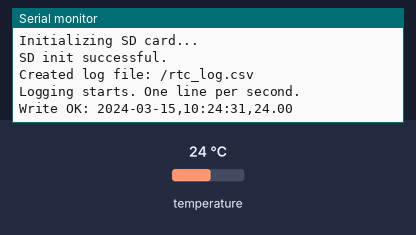
Bench run of a sketch on a simulated ESP32. Parts: the last lines printed to the serial monitor. The inputs (shaded band) are chosen by the test bench; at power-on: temperature 24 °C. The local clock reads 2024-03-15 10:24:30 at power-on unless the sketch sets it; storage starts empty.

Above: at 1.5 s.
1.6 s: temperature set to 12 °C
At 2.8 s:
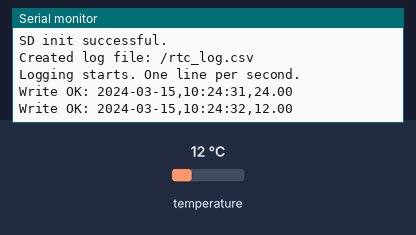
3.1 s: temperature set to 19 °C
At 3.1 s:
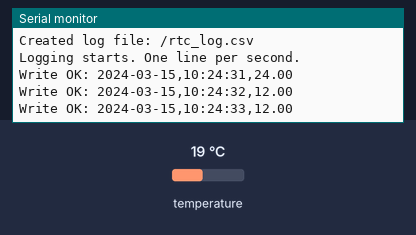
Timing chart, 0 to 6.1 s (numbered marks = the images above; inputs shaded):
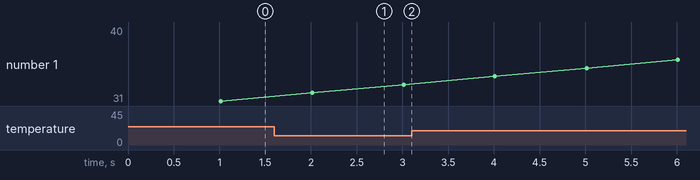

The sketch:

RTC_TO_SD_LOG.ino
```cpp
// ESP32 + DS3231 -> SD card logger
// Logs real-time timestamp and temperature from DS3231 to /rtc_log.csv on SD
// Pins used to match your project:
//   I2C: SDA=18, SCL=19
//   SD (custom SPI): CS=5, SCK=17, MOSI=21, MISO=25
// Serial Monitor: 115200 baud
// Library: Adafruit RTClib (install via Library Manager)

#include <Arduino.h>
#include <Wire.h>
#include <RTClib.h>
#include <SPI.h>
#include <SD.h>

// I2C pins (match project)
static const int I2C_SDA = 18;
static const int I2C_SCL = 19;

// SD pins (match project working mapping)
static const int SD_CS   = 5;   // CS
static const int SD_SCK  = 17;  // SCK
static const int SD_MOSI = 21;  // MOSI
static const int SD_MISO = 25;  // MISO

RTC_DS3231 rtc;

const char* LOG_FILE = "/rtc_log.csv";

// Append one CSV line to the log file
static bool appendCSV(const String &line) {
  File f = SD.open(LOG_FILE, FILE_WRITE);
  if (!f) {
    Serial.println("Failed to open log file for write");
    return false;
  }
  f.seek(f.size());
  f.println(line);
  f.close();
  return true;
}

// Format a DateTime to YYYY-MM-DD,HH:MM:SS
static String formatTimestamp(const DateTime &dt) {
  char buf[24];
  snprintf(buf, sizeof(buf), "%04d-%02d-%02d,%02d:%02d:%02d",
           dt.year(), dt.month(), dt.day(), dt.hour(), dt.minute(), dt.second());
  return String(buf);
}

void setup() {
  Serial.begin(115200);
  delay(300);
  Serial.println("\n--- RTC to SD Logger ---");

  // Start I2C
  Wire.begin(I2C_SDA, I2C_SCL);

  // Start RTC
  if (!rtc.begin()) {
    Serial.println("ERROR: DS3231 not found. Check wiring: SDA=18, SCL=19, VCC=3.3V, GND.");
    return;
  }

  if (rtc.lostPower()) {
    Serial.println("RTC lost power, setting time to compile time.");
    rtc.adjust(DateTime(F(__DATE__), F(__TIME__)));
  }

  // Prepare SPI and SD
  pinMode(SD_CS, OUTPUT);
  digitalWrite(SD_CS, HIGH);
  SPI.begin(SD_SCK, SD_MISO, SD_MOSI, SD_CS);

  Serial.println("Initializing SD card...");
  if (!SD.begin(SD_CS, SPI)) {
    Serial.println("SD init failed! Check wiring: CS=5, SCK=17, MOSI=21, MISO=25");
    return;
  }
  Serial.println("SD init successful.");

  // Create CSV header if file doesn't exist
  if (!SD.exists(LOG_FILE)) {
    File f = SD.open(LOG_FILE, FILE_WRITE);
    if (f) {
      f.println("date,clock,time,temperature_C"); // date and time split for easier CSV import
      f.close();
      Serial.print("Created log file: ");
      Serial.println(LOG_FILE);
    } else {
      Serial.println("Failed to create log file header.");
    }
  } else {
    Serial.print("Logging to existing file: ");
    Serial.println(LOG_FILE);
  }

  Serial.println("Logging starts. One line per second.");
}

void loop() {
  static uint32_t last = 0;
  if (millis() - last >= 1000) {
    last = millis();

    DateTime now = rtc.now();
    float tempC = rtc.getTemperature();

    // Construct CSV line: YYYY-MM-DD,HH:MM:SS,<temp>
    String csvLine = formatTimestamp(now) + "," + String(tempC, 2);

    bool ok = appendCSV(csvLine);

    Serial.print("Write ");
    Serial.print(ok ? "OK: " : "FAIL: ");
    Serial.println(csvLine);
  }
}
```

Measured:
- after the input at 1.6 s, the serial monitor: prints a new line after 0.41 s (image 1)
